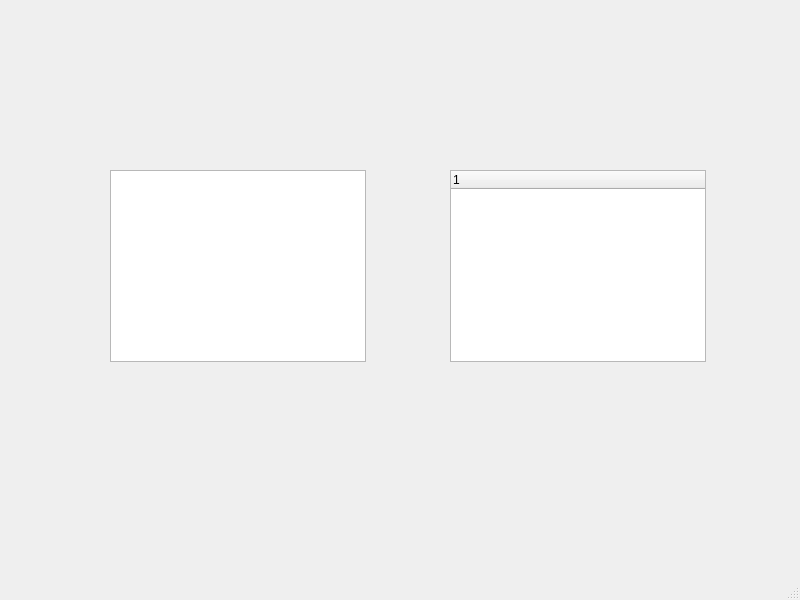
<?xml version="1.0" encoding="UTF-8"?>
<ui version="4.0">
 <class>MainWindow</class>
 <widget class="QMainWindow" name="MainWindow">
  <property name="geometry">
   <rect>
    <x>0</x>
    <y>0</y>
    <width>800</width>
    <height>600</height>
   </rect>
  </property>
  <property name="windowTitle">
   <string>MainWindow</string>
  </property>
  <widget class="QWidget" name="centralwidget">
   <widget class="QTreeView" name="treeView">
    <property name="geometry">
     <rect>
      <x>110</x>
      <y>170</y>
      <width>256</width>
      <height>192</height>
     </rect>
    </property>
   </widget>
   <widget class="QTreeWidget" name="treeWidget">
    <property name="geometry">
     <rect>
      <x>450</x>
      <y>170</y>
      <width>256</width>
      <height>192</height>
     </rect>
    </property>
    <column>
     <property name="text">
      <string notr="true">1</string>
     </property>
    </column>
   </widget>
  </widget>
  <widget class="QMenuBar" name="menubar">
   <property name="geometry">
    <rect>
     <x>0</x>
     <y>0</y>
     <width>800</width>
     <height>23</height>
    </rect>
   </property>
  </widget>
  <widget class="QStatusBar" name="statusbar"/>
 </widget>
 <resources/>
 <connections/>
</ui>
